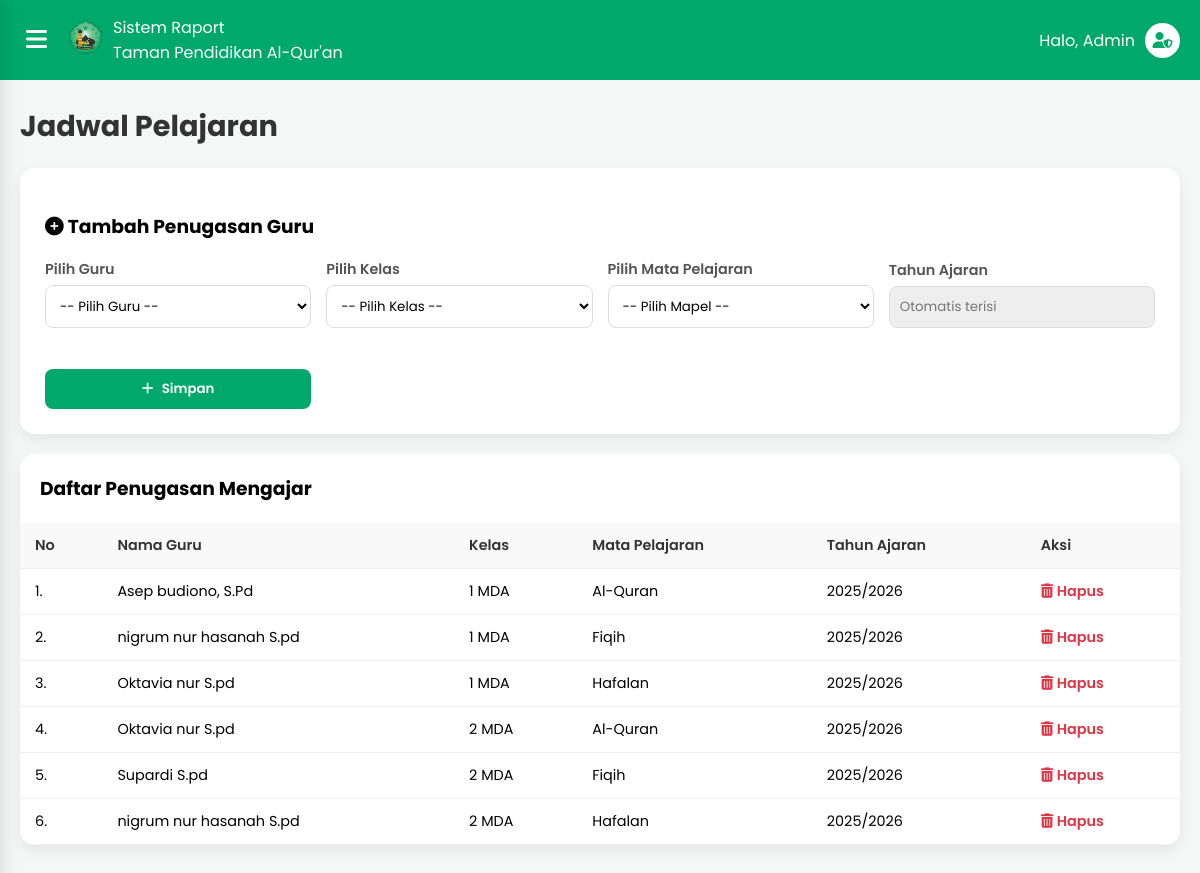
Page /admin/data_master/jadwal_pelajaran.php (signed in) on the committed database.
### tables this page shows
CREATE TABLE `jadwal_pelajaran` (
  `id` int(11) NOT NULL,
  `id_pengajar` int(11) NOT NULL,
  `id_kelas` int(11) NOT NULL,
  `id_materi` int(11) NOT NULL,
  `tahun_ajaran` varchar(20) NOT NULL
);

CREATE TABLE `data_pengajar` (
  `id` int(11) NOT NULL,
  `user_id` int(11) NOT NULL,
  `nama_lengkap` varchar(100) NOT NULL,
  `nip` varchar(50) DEFAULT NULL,
  `no_telepon` varchar(20) DEFAULT NULL,
  `alamat` text DEFAULT NULL,
  `nik` varchar(20) DEFAULT NULL,
  `no_kk` varchar(20) DEFAULT NULL,
  `jenis_kelamin` enum('Laki-laki','Perempuan') DEFAULT NULL,
  `tempat_lahir` varchar(100) DEFAULT NULL,
  `tanggal_lahir` date DEFAULT NULL,
  `no_hp` varchar(20) DEFAULT NULL,
  `riwayat_pendidikan` text DEFAULT NULL,
  `foto` varchar(255) DEFAULT NULL
);

CREATE TABLE `kelas` (
  `id` int(11) NOT NULL,
  `id_pengajar` int(11) DEFAULT NULL,
  `nama_kelas` varchar(50) NOT NULL,
  `tahun_ajaran` varchar(20) DEFAULT NULL
);

CREATE TABLE `materi` (
  `id` int(11) NOT NULL,
  `kode_materi` varchar(20) NOT NULL,
  `nama_materi` varchar(100) NOT NULL
);

### admin/data_master/jadwal_pelajaran.php (the view, shortened to what this page needs)
<?php
require '../../koneksi.php';
$data_jadwal = [];
$sql_jadwal = "SELECT jp.id, dp.nama_lengkap, k.nama_kelas, m.nama_materi, jp.tahun_ajaran
               FROM jadwal_pelajaran jp
               JOIN data_pengajar dp ON jp.id_pengajar = dp.id
               JOIN kelas k ON jp.id_kelas = k.id
               JOIN materi m ON jp.id_materi = m.id
               ORDER BY k.nama_kelas ASC, m.nama_materi ASC";
$res_jadwal = $koneksi->query($sql_jadwal);
while($row = $res_jadwal->fetch_assoc()) {
    $data_jadwal[] = $row;
}
?>
<!DOCTYPE html>
<html lang="id">
<head>
    <link rel="stylesheet" href="https://cdnjs.cloudflare.com/ajax/libs/font-awesome/6.5.1/css/all.min.css">
</head>
<body>
    <div class="main-content">
        <header class="header">
            <div class="header-left">
                <button class="hamburger-btn" id="hamburger-btn"><i class="fas fa-bars"></i></button>
                <div class="header-logo"><img src="../../img/logo1.png" alt="Logo"></div>
                <div class="header-title">Sistem Raport<br>Taman Pendidikan Al-Qur'an</div>
            </div>
            <div class="header-right">
                <a href="#" class="user-profile">
                    <div class="user-info"><span>Halo, Admin</span></div>
                    <div class="icon-wrapper"><i class="fas fa-user-shield"></i></div>
                </a>
            </div>
        </header>
        <main class="dashboard-area">
            <h1>Jadwal Pelajaran</h1>
            <div class="card">
                <h3><i class="fas fa-plus-circle"></i> Tambah Penugasan Guru</h3>
                <form method="POST" class="form-grid">
                    <div class="form-group">
                        <label>Pilih Guru</label>
                        <select name="id_pengajar" required>
                            <option value="">-- Pilih Guru --</option>
                        </select>
                    </div>
                    <div class="form-group">
                        <label>Pilih Kelas</label>
                        <select name="id_kelas" id="id_kelas" required>
                            <option value="" data-tahun="">-- Pilih Kelas --</option>
                        </select>
                    </div>
                    <div class="form-group">
                        <label>Pilih Mata Pelajaran</label>
                        <select name="id_materi" required>
                            <option value="">-- Pilih Mapel --</option>
                        </select>
                    </div>
                    <div class="form-group">
                        <label>Tahun Ajaran</label>
                        <input type="text" name="tahun_ajaran" id="tahun_ajaran" placeholder="Otomatis terisi" readonly style="background-color: #eee; cursor: not-allowed;">
                    </div>
                    <div class="form-group">
                        <label>&nbsp;</label>
                        <button type="submit" name="tambah" class="btn-simpan"><i class="fas fa-plus"></i> Simpan</button>
                    </div>
                </form>
            </div>
            <div class="card card-table">
                <div class="card-body">
                    <h3 style="margin: 20px;">Daftar Penugasan Mengajar</h3>
                    <table class="data-table">
                        <thead>
                            <tr>
                                <th>No</th>
                                <th>Nama Guru</th>
                                <th>Kelas</th>
                                <th>Mata Pelajaran</th>
                                <th>Tahun Ajaran</th>
                                <th>Aksi</th>
                            </tr>
                        </thead>
                        <tbody>
                            <?php if (empty($data_jadwal)): ?>
                                <tr><td colspan="6" class="no-data">Belum ada jadwal yang ditambahkan.</td></tr>
                            <?php else: ?>
                                <?php $no=1; foreach($data_jadwal as $j): ?>
                                <tr>
                                    <td><?php echo $no++; ?>.</td>
                                    <td><?php echo htmlspecialchars($j['nama_lengkap']); ?></td>
                                    <td><?php echo htmlspecialchars($j['nama_kelas']); ?></td>
                                    <td><?php echo htmlspecialchars($j['nama_materi']); ?></td>
                                    <td><?php echo htmlspecialchars($j['tahun_ajaran']); ?></td>
                                    <td>
                                        <a href="#" onclick="konfirmasiHapus(<?php echo $j['id']; ?>)" style="color:#dc3545; text-decoration:none; font-weight:600;">
                                            <i class="fas fa-trash-alt"></i> Hapus
                                        </a>
                                    </td>
                                </tr>
                                <?php endforeach; ?>
                            <?php endif; ?>
                        </tbody>
                    </table>
                </div>
            </div>
        </main>
    </div>
</body>
</html>

### admin/data_master/jadwal_pelajaran.php (style rules this page uses)
:root { --warna-hijau: #00a86b; --warna-hijau-muda: #e6f7f0; --warna-latar: #f4f7f6; --warna-teks: #333; --warna-teks-abu: #555; --lebar-sidebar: 280px; }
body, html { margin: 0; padding: 0; font-family: 'Poppins', sans-serif; background-color: var(--warna-latar); box-sizing: border-box; }
*, *:before, *:after { box-sizing: inherit; }
.main-content { width: 100%; min-height: 100vh; }
.header { display: flex; align-items: center; justify-content: space-between; padding: 15px 20px; background-color: var(--warna-hijau); color: white; position: sticky; top: 0; z-index: 100; }
.header-left { display: flex; align-items: center; }
.hamburger-btn { font-size: 1.5rem; background: none; border: none; color: white; cursor: pointer; margin-right: 15px; }
.header-logo img { width: 35px; height: 35px; border-radius: 50%; margin-right: 10px; }
.header-right { display: flex; align-items: center; gap: 10px; }
.user-profile { color: white; text-decoration: none; display: flex; align-items: center; }
.user-profile .icon-wrapper { background-color: white; color: var(--warna-hijau); border-radius: 50%; width: 35px; height: 35px; display: flex; align-items: center; justify-content: center; margin-left: 10px; }
.dashboard-area { padding: 25px 20px; }
.dashboard-area h1 { color: var(--warna-teks); font-size: 1.8rem; margin-top: 0; margin-bottom: 20px; }
.card { background-color: white; padding: 25px; border-radius: 15px; box-shadow: 0 6px 15px rgba(0, 0, 0, 0.07); margin-bottom: 20px; overflow: hidden; }
.form-grid { display: grid; grid-template-columns: 1fr; gap: 15px; }
@media (min-width: 768px) { .form-grid { grid-template-columns: repeat(4, 1fr); align-items: end; } }
.form-group { display: flex; flex-direction: column; }
.form-group label { font-weight: 600; color: var(--warna-teks-abu); font-size: 0.9rem; margin-bottom: 5px; }
.form-group select, .form-group input { width: 100%; padding: 10px; border: 1px solid #ddd; border-radius: 8px; background-color: white; box-sizing: border-box; font-family: 'Poppins', sans-serif; }
.btn-simpan { background-color: var(--warna-hijau); color: white; padding: 10px 20px; border: none; border-radius: 8px; cursor: pointer; font-weight: 600; transition: 0.3s; width: 100%; font-family: 'Poppins', sans-serif; }
.btn-simpan i { margin-right: 5px; }
.card-table { padding: 0; }
.card-body { overflow-x: auto; }
.data-table { width: 100%; border-collapse: collapse; font-size: 0.9rem; margin-top: 10px; }
.data-table th, .data-table td { padding: 12px 15px; text-align: left; border-bottom: 1px solid #f0f0f0; white-space: nowrap; }
.data-table th { background-color: #f9f9f9; color: var(--warna-teks); font-weight: 600; }

### rows in the picture
jadwal_pelajaran: id_pengajar.nama_lengkap "Asep budiono, S.Pd", id_kelas.nama_kelas "1 MDA", id_materi.nama_materi "Al-Quran", tahun_ajaran "2025/2026"
jadwal_pelajaran: id_pengajar.nama_lengkap "nigrum nur hasanah S.pd", id_kelas.nama_kelas "1 MDA", id_materi.nama_materi "Fiqih", tahun_ajaran "2025/2026"
jadwal_pelajaran: id_pengajar.nama_lengkap "Oktavia nur S.pd", id_kelas.nama_kelas "1 MDA", id_materi.nama_materi "Hafalan", tahun_ajaran "2025/2026"
jadwal_pelajaran: id_pengajar.nama_lengkap "Oktavia nur S.pd", id_kelas.nama_kelas "2 MDA", id_materi.nama_materi "Al-Quran", tahun_ajaran "2025/2026"
jadwal_pelajaran: id_pengajar.nama_lengkap "Supardi S.pd", id_kelas.nama_kelas "2 MDA", id_materi.nama_materi "Fiqih", tahun_ajaran "2025/2026"
jadwal_pelajaran: id_pengajar.nama_lengkap "nigrum nur hasanah S.pd", id_kelas.nama_kelas "2 MDA", id_materi.nama_materi "Hafalan", tahun_ajaran "2025/2026"
